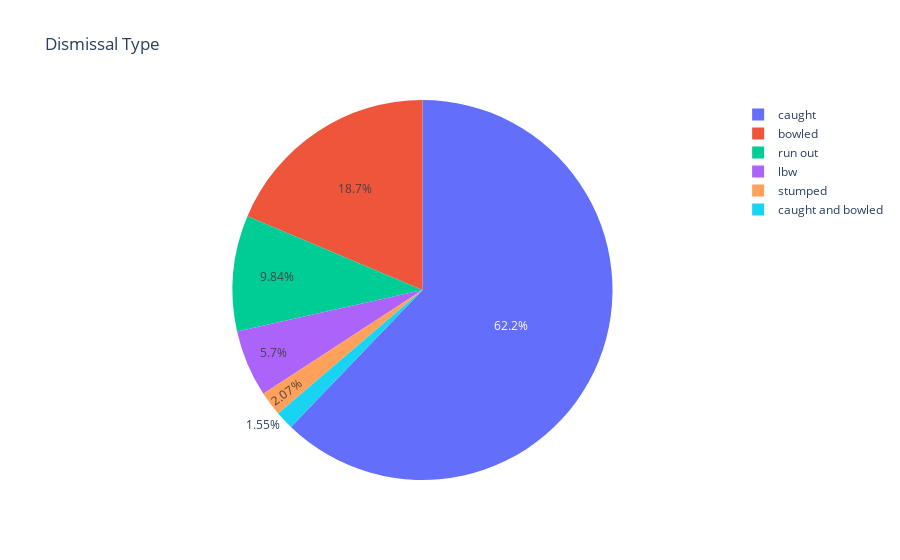

The code cell stored with this chart in its notebook:
### Code cell
# Q9.
vk_dismissal_type=  vk_ball_by_ball_season.kind.value_counts().reset_index()
px.pie(vk_dismissal_type, names="kind", values="count", title="Dismissal Type")

### Figure 1 — Plotly figure (JSON) as saved in the notebook; plotly's stock layout.template omitted (floating-point values rounded to 4 significant figures)
{"data": [{"domain": {"x": [0, 1], "y": [0, 1]}, "hovertemplate": "kind=%{label}<br>count=%{value}<extra></extra>", "labels": ["caught", "bowled", "run out", "lbw", "stumped", "caught and bowled"], "legendgroup": "", "name": "", "showlegend": true, "type": "pie", "values": [120, 36, 19, 11, 4, 3]}], "layout": {"legend": {"tracegroupgap": 0}, "title": {"text": "Dismissal Type"}}}
